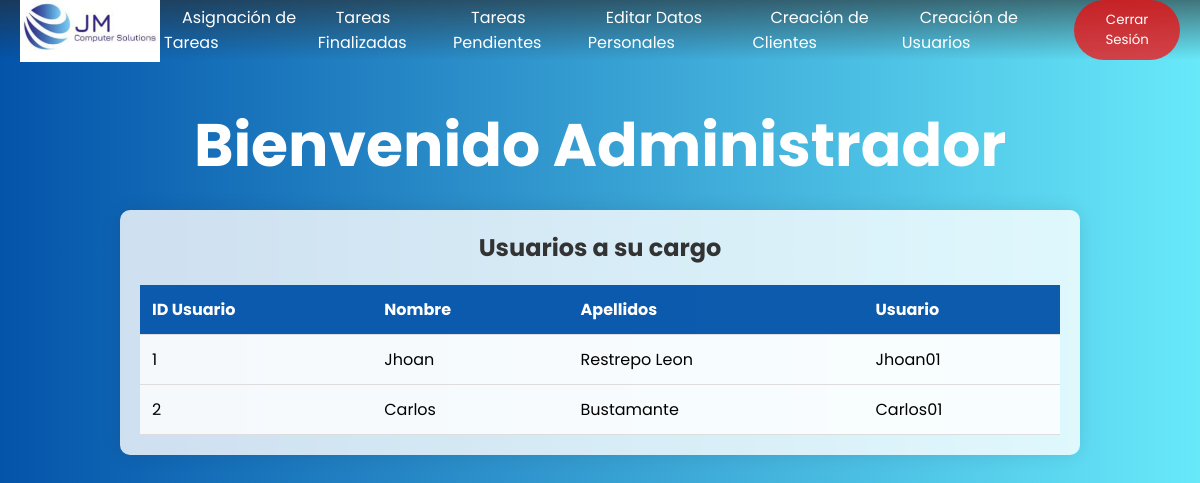
The app's page /views/indexAdmin.php with its own data.
### tables this page shows
CREATE TABLE `usuarios` (
  `idUsuario` int(11) NOT NULL,
  `Nombre` varchar(100) NOT NULL,
  `Apellidos` varchar(100) NOT NULL,
  `Correo` varchar(100) NOT NULL,
  `Usuario` varchar(50) NOT NULL,
  `Contraseña` varchar(255) NOT NULL,
  `Rol` varchar(15) NOT NULL
);

### views/indexAdmin.php (the view, shortened to what this page needs)
<!DOCTYPE html>
<html lang="es">
<head>
    <link rel="stylesheet" href="../css/Admin.css">
</head>
<body>
    <div class="wrapper">
        <nav class="nav">
            <div class="nav-logo">
                <img src="../img/LogoEmp.jpeg" alt="Logo de la empresa">
            </div>
            <div class="nav-menu">
                <ul id="nav-list">
                    <li><a class="link" href="asignacion.php">Asignación de Tareas</a>
                    </li>
                    <li><a class="link" href="verTareasFinalizadas.php">Tareas Finalizadas</a></li>
                    <li><a class="link" href="verTareasPendientes.php">Tareas Pendientes</a></li>
                    <li><a class="link" href="editarDatosAdmin.php">Editar Datos Personales</a></li>
                    <li><a class="link" href="creacion.php">Creación de Clientes</a></li>
                    <li><a class="link" href="crearUsuario.html">Creación de Usuarios</a></li>
                </ul>
                <button class="logout-btn" onclick="logout()">Cerrar Sesión</button>
            </div>
        </nav>
        <header>
            <h1>Bienvenido Administrador</h1>
        </header>
        <section>
            <h2>Usuarios a su cargo</h2>
            <table class="user-table">
                <thead>
                    <tr>
                        <th>ID Usuario</th>
                        <th>Nombre</th>
                        <th>Apellidos</th>
                        <th>Usuario</th>
                    </tr>
                </thead>
                <tbody>
                    <?php
                    $conn = new mysqli('localhost', 'root', '', 'bdconnected');
                    $sql = "SELECT idUsuario, Nombre, Apellidos, Usuario FROM usuarios";
                    $result = $conn->query($sql);
                    if ($result->num_rows > 0) {
                        while($row = $result->fetch_assoc()) {
                            echo "<tr><td>" . $row["idUsuario"]. "</td><td>" . $row["Nombre"]. "</td><td>" . $row["Apellidos"]. "</td><td>" . $row["Usuario"]. "</td></tr>";
                        }
                    } else {
                        echo "<tr><td colspan='4'>0 usuarios</td></tr>";
                    }
                    ?>
                </tbody>
            </table>
        </section>
    </div>
</body>
</html>

### css/Admin.css (style rules this page uses)
* { margin: 0; padding: 0; box-sizing: border-box; font-family: 'Poppins', sans-serif; }
body { background: linear-gradient(to right, rgb(4, 84, 170), rgb(104, 233, 250)); background-size: cover; background-repeat: no-repeat; background-attachment: fixed; }
.wrapper { display: flex; flex-direction: column; align-items: center; padding-top: 100px; }
.nav { position: fixed; top: 0; display: flex; justify-content: space-between; align-items: center; width: 100%; height: 60px; background: linear-gradient(rgba(39,39,39, 0.6), transparent); padding: 0 20px; z-index: 100; }
.nav-logo img { width: 140px; height: 70px; margin-right: 4px; }
.nav-menu { display: flex; align-items: center; flex-direction: row; }
.nav-menu ul { display: flex; margin-right: 20px; }
.nav-menu ul li { list-style-type: none; position: relative; }
.nav-menu ul li .link { text-decoration: none; font-weight: 400; color: #fff; padding: 8px 13px; margin: 0 5px; border-radius: 20px; transition: background 0.5s; }
.logout-btn { background-color: rgba(255, 0, 0, 0.7); color: white; border: none; border-radius: 30px; padding: 10px 20px; cursor: pointer; transition: .3s ease; }
header { color: #fff; font-size: 30px; text-align: center; margin-bottom: 20px; }
section { width: 80%; background: rgba(255, 255, 255, 0.8); border-radius: 10px; padding: 20px; box-shadow: 0 0 20px rgba(0,0,0,0.1); }
section h2 { text-align: center; margin-bottom: 20px; color: #333; }
.user-table { width: 100%; border-collapse: collapse; }
.user-table thead { background-color: rgba(4, 84, 170, 0.8); color: white; }
.user-table th, .user-table td { padding: 12px; text-align: left; border-bottom: 1px solid #ddd; }
.user-table th { background-color: rgba(4, 84, 170, 0.8); color: white; }
.user-table td { background-color: rgba(255, 255, 255, 0.8); }

### records on screen
usuarios: idUsuario "1", Nombre "Jhoan", Apellidos "Restrepo Leon", Usuario "Jhoan01"
usuarios: idUsuario "2", Nombre "Carlos", Apellidos "Bustamante", Usuario "Carlos01"
